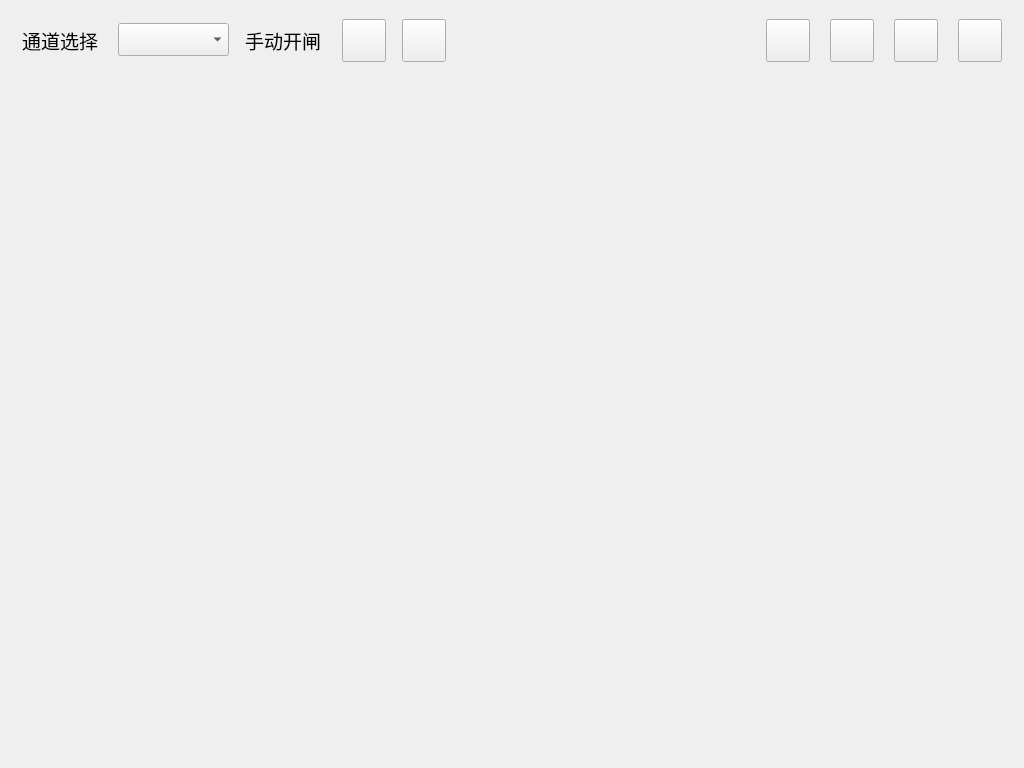
<?xml version="1.0" encoding="UTF-8"?>
<ui version="4.0">
 <class>TipDialog</class>
 <widget class="QDialog" name="TipDialog">
  <property name="geometry">
   <rect>
    <x>0</x>
    <y>0</y>
    <width>1024</width>
    <height>768</height>
   </rect>
  </property>
  <property name="windowTitle">
   <string>Dialog</string>
  </property>
  <widget class="QWidget" name="widget_head" native="true">
   <property name="geometry">
    <rect>
     <x>0</x>
     <y>0</y>
     <width>1024</width>
     <height>80</height>
    </rect>
   </property>
   <property name="styleSheet">
    <string notr="true"/>
   </property>
   <widget class="QToolButton" name="toolButton_exit">
    <property name="geometry">
     <rect>
      <x>958</x>
      <y>19</y>
      <width>44</width>
      <height>43</height>
     </rect>
    </property>
    <property name="font">
     <font>
      <pointsize>14</pointsize>
     </font>
    </property>
    <property name="styleSheet">
     <string notr="true"/>
    </property>
    <property name="text">
     <string/>
    </property>
   </widget>
   <widget class="QToolButton" name="toolButton_switch">
    <property name="geometry">
     <rect>
      <x>766</x>
      <y>19</y>
      <width>44</width>
      <height>43</height>
     </rect>
    </property>
    <property name="font">
     <font>
      <pointsize>14</pointsize>
     </font>
    </property>
    <property name="styleSheet">
     <string notr="true"/>
    </property>
    <property name="text">
     <string/>
    </property>
   </widget>
   <widget class="QLabel" name="label_1">
    <property name="geometry">
     <rect>
      <x>22</x>
      <y>25</y>
      <width>91</width>
      <height>30</height>
     </rect>
    </property>
    <property name="font">
     <font>
      <pointsize>14</pointsize>
     </font>
    </property>
    <property name="text">
     <string>通道选择</string>
    </property>
   </widget>
   <widget class="QComboBox" name="comboBox_chanel">
    <property name="geometry">
     <rect>
      <x>118</x>
      <y>23</y>
      <width>111</width>
      <height>33</height>
     </rect>
    </property>
    <property name="font">
     <font>
      <pointsize>14</pointsize>
     </font>
    </property>
    <property name="styleSheet">
     <string notr="true"/>
    </property>
   </widget>
   <widget class="QToolButton" name="toolButton_shutdown">
    <property name="geometry">
     <rect>
      <x>830</x>
      <y>19</y>
      <width>44</width>
      <height>43</height>
     </rect>
    </property>
    <property name="font">
     <font>
      <pointsize>14</pointsize>
     </font>
    </property>
    <property name="styleSheet">
     <string notr="true"/>
    </property>
    <property name="text">
     <string/>
    </property>
   </widget>
   <widget class="QToolButton" name="toolButton_opengate">
    <property name="geometry">
     <rect>
      <x>342</x>
      <y>19</y>
      <width>44</width>
      <height>43</height>
     </rect>
    </property>
    <property name="font">
     <font>
      <pointsize>14</pointsize>
     </font>
    </property>
    <property name="styleSheet">
     <string notr="true"/>
    </property>
    <property name="text">
     <string/>
    </property>
   </widget>
   <widget class="QToolButton" name="toolButton_restart">
    <property name="geometry">
     <rect>
      <x>894</x>
      <y>19</y>
      <width>44</width>
      <height>43</height>
     </rect>
    </property>
    <property name="font">
     <font>
      <pointsize>14</pointsize>
     </font>
    </property>
    <property name="styleSheet">
     <string notr="true"/>
    </property>
    <property name="text">
     <string/>
    </property>
   </widget>
   <widget class="QLabel" name="label_2">
    <property name="geometry">
     <rect>
      <x>245</x>
      <y>25</y>
      <width>91</width>
      <height>30</height>
     </rect>
    </property>
    <property name="font">
     <font>
      <pointsize>14</pointsize>
     </font>
    </property>
    <property name="text">
     <string>手动开闸</string>
    </property>
   </widget>
   <widget class="QLabel" name="label_curtime">
    <property name="geometry">
     <rect>
      <x>530</x>
      <y>31</y>
      <width>231</width>
      <height>22</height>
     </rect>
    </property>
    <property name="font">
     <font>
      <pointsize>14</pointsize>
     </font>
    </property>
    <property name="text">
     <string/>
    </property>
   </widget>
   <widget class="QToolButton" name="toolButton_opengate_2">
    <property name="geometry">
     <rect>
      <x>402</x>
      <y>19</y>
      <width>44</width>
      <height>43</height>
     </rect>
    </property>
    <property name="font">
     <font>
      <pointsize>14</pointsize>
     </font>
    </property>
    <property name="styleSheet">
     <string notr="true"/>
    </property>
    <property name="text">
     <string/>
    </property>
   </widget>
  </widget>
  <widget class="QStackedWidget" name="stackedWidget">
   <property name="geometry">
    <rect>
     <x>22</x>
     <y>80</y>
     <width>980</width>
     <height>666</height>
    </rect>
   </property>
   <property name="styleSheet">
    <string notr="true"/>
   </property>
   <property name="currentIndex">
    <number>3</number>
   </property>
   <widget class="QWidget" name="page1"/>
   <widget class="QWidget" name="page2"/>
   <widget class="QWidget" name="page3"/>
   <widget class="QWidget" name="page4"/>
  </widget>
 </widget>
 <resources/>
 <connections/>
</ui>
